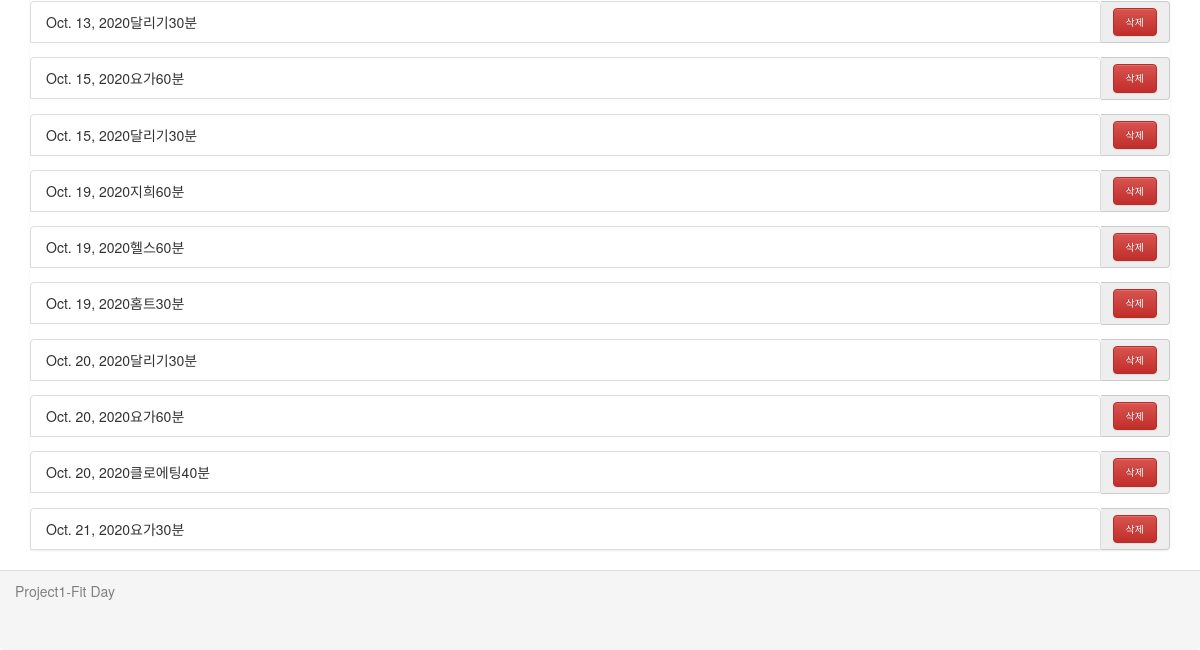
Before: /index/ (lower part) with the older database file.
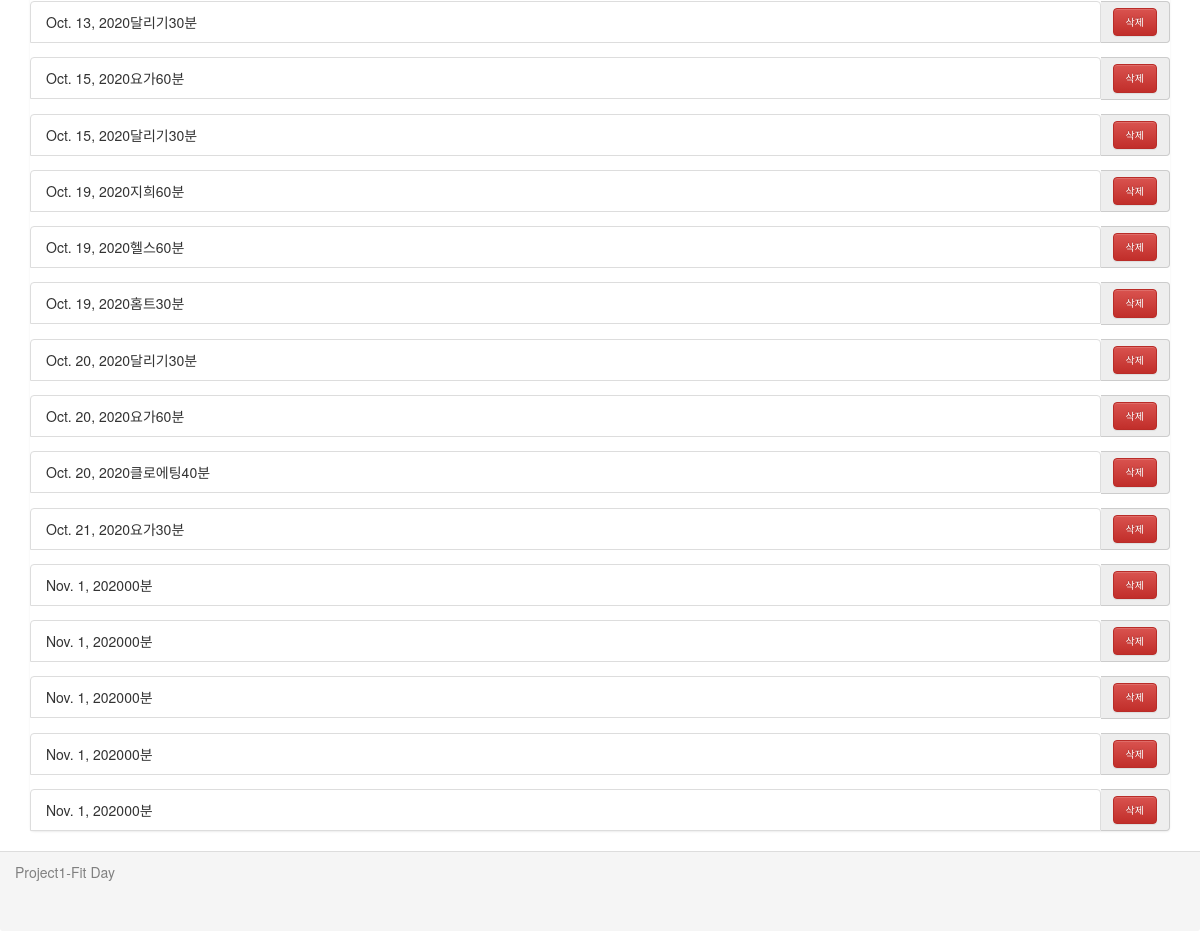
After: the same page with the newer database file.
### fitApp/models.py (models this page shows)
class Exercise(models.Model):
    today = models.DateTimeField(default=timezone.now)
    nickname = models.CharField(max_length=100, default='0')
    exer_title = models.CharField(max_length=100)
    exer_time = models.IntegerField()
    exer_date = models.DateField(max_length=100, default=timezone.now)

### fitApp/views.py (the view)
# urls.py: path('index/', views.index, name='index'),
def index(request):
    exercises = Exercise.objects.all()
    content = {'exercises': exercises}
    return render(request, 'index.html', content)

### fitApp/templates/index.html (shortened to what this page needs)
<html lang="ko">
<head>
    <link rel="stylesheet" href="https://maxcdn.bootstrapcdn.com/bootstrap/3.3.2/css/bootstrap.min.css">
    <link rel="stylesheet" href="https://maxcdn.bootstrapcdn.com/bootstrap/3.3.2/css/bootstrap-theme.min.css">
</head>
<body>
    <div class="container">
        <div class="exercise">
            <div class="exerciseDiv">
                <ul class="list-group">
                    {% for exercise in exercises %}
                    <form action="./deleteExercise/" method="GET">
                        <div class="input-group" name='exercise1'>
                            <li class="list-group-item">{{ exercise.exer_date }}{{ exercise.exer_title }}{{ exercise.exer_time }}{{'분'}}</li>
                            <span class="input-group-addon">
                                <button type="submit" class="custom-btn btn btn-danger">삭제</button>
                            </span>
                        </div>
                    </form>
                    {% endfor %}
                </ul>
            </div>
        </div>
        </div>
        <div class="panel-footer">
            Project1-Fit Day
        </div>
</body>
</html>

Changed rows visible on the page:
added Exercise: exer_date "Nov. 1, 2020", exer_title "0", exer_time "0", value "분"
added Exercise: exer_date "Nov. 1, 2020", exer_title "0", exer_time "0", value "분"
added Exercise: exer_date "Nov. 1, 2020", exer_title "0", exer_time "0", value "분"
added Exercise: exer_date "Nov. 1, 2020", exer_title "0", exer_time "0", value "분"
added Exercise: exer_date "Nov. 1, 2020", exer_title "0", exer_time "0", value "분"
